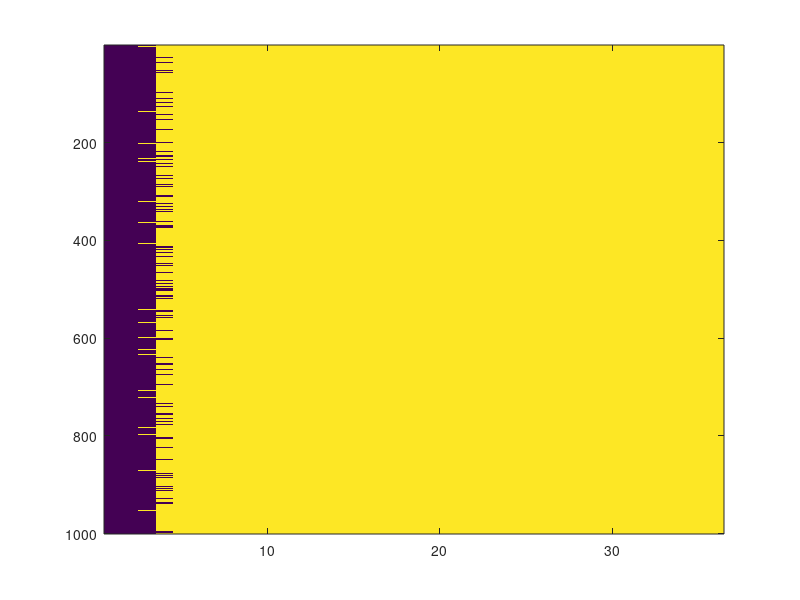

Source code (MATLAB):
% pvl_lambertw_test
% Jonathan Allen 2018-12-18

%% set up test
% start with large number of random numbers to find a few that do not
% converge to machine precision
rng('default'); % initialize seed
z = 10 * rand(1e3,1);

% keep track of convergence
w2 = zeros(length(z),36);
converge = true(length(z),36);

%% run pvl_lambertw
% Use asymptotic expansion w = log(z) - log(log(z)) for most z
tmp = log(z + (z == 0));
w = tmp - log(tmp + (tmp == 0));

% Use a series expansion when close to the branch point -1/e
k = (abs(z + 0.3678794411714423216) <= 1.5);
tmp = sqrt(5.43656365691809047*z + 2) - 1; % [1], Eq. 4.22 and text
w(k) = tmp(k);

for k = 1:36
   % Converge with Halley's method ([1], Eq. 5.9), about 5 iterations satisfies
   % the tolerance for most z
   c1 = exp(w);
   c2 = w.*c1 - z;
   w1 = w + (w ~= -1);
   dw = c2./(c1.*w1 - ((w + 2).*c2./(2*w1)));
   w = w - dw;

   w2(:,k) = w;
   converge(:,k) = abs(dw) < 0.7e-16*(2+abs(w));
   
   if all(abs(dw) < 0.7e-16*(2+abs(w)))
%* if all(abs(dw) < eps*(2+abs(w))) %* recommended fix
      break;
   end
end

%% analyze test
figure
imagesc(converge);

% non convergent values
idx = find(~converge(:,35) | ~converge(:,36));
for i = 1:length(idx)
    fprintf('z = %f, w = %f \n',z(idx(i)),w(idx(i)));
end

